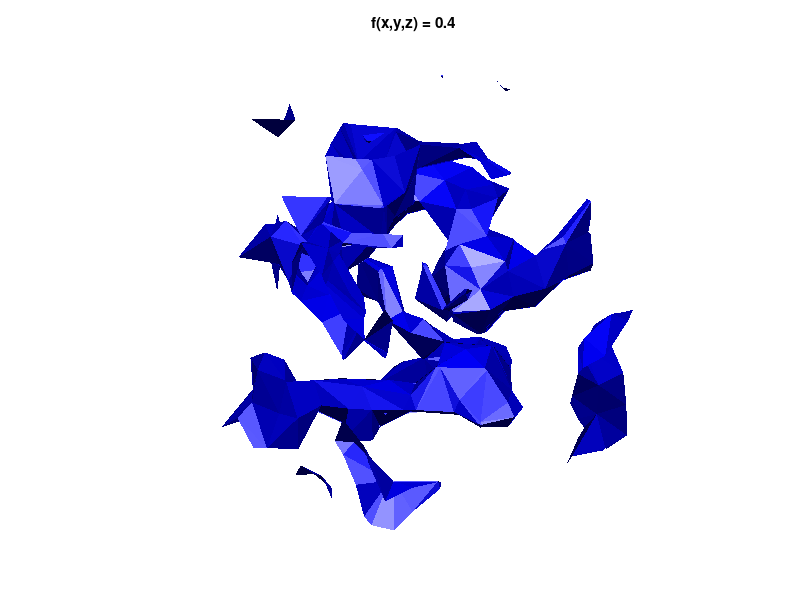

Here is the MATLAB script that generated this plot: (Note: this script raises an error after producing the figure.)
% Example 5.20
% Computational Statistics Handbook with MATLAB, 2nd Edition
% Wendy L. and Angel R. Martinez


% Get some data that will be between 0 and 1.
data = rand(10,10,10);
data=smooth3(data,'gaussian');
% Just in case there are some figure windows 
% open - we should start anew.
close all
for i=[0.4 0.6]
    figure
    hpatch=patch(isosurface(data,i),...
        'Facecolor','blue',...
        'Edgecolor','none',...
        'AmbientStrength',.2,...
        'SpecularStrength',.7,...
        'DiffuseStrength',.4);
    isonormals(data,hpatch)
    title(['f(x,y,z) = ' num2str(i)])
    daspect([1,1,1])
    axis tight
    axis off
    view(3)
    camlight right
    camlight left
    lighting phong
    drawnow
end
